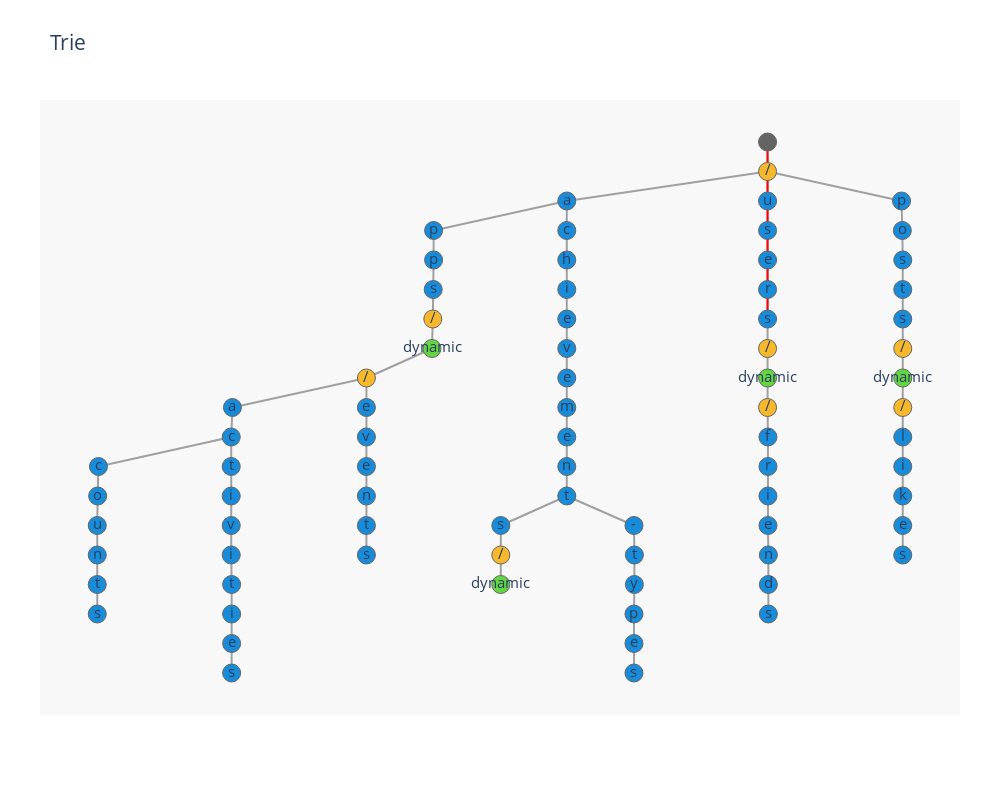

Notebook code for this chart:
### Code cell
search("/users")

### Figure 1 — Plotly figure (JSON) as saved in the notebook; plotly's stock layout.template omitted (floating-point values rounded to 4 significant figures; data arrays with more than 128 entries replaced by an {"elided": "..."} marker saying what was removed)
{"data": [{"hoverinfo": "none", "line": {"color": "rgb(160,160,160)", "width": 2}, "mode": "lines", "type": "scatter", "uid": "4ce018cf-6151-4a8d-828b-6a83e9024322", "x": {"elided": "231 float values"}, "y": {"elided": "231 int values"}}, {"hoverinfo": "none", "line": {"color": "red", "width": 2}, "mode": "lines", "type": "scatter", "uid": "d4f1e8f5-be1a-4426-ae58-a02d6b4b5e63", "x": [1822.0, 1822.0, null, 1822.0, 1822.0, null, 1822.0, 1822.0, null, 1822.0, 1822.0, null, 1822.0, 1822.0, null, 1822.0, 1822.0, null], "y": [1314, 1242, null, 1242, 1170, null, 1170, 1098, null, 1098, 1026, null, 1026, 954, null, 954, 882, null]}, {"hoverinfo": "none", "marker": {"color": "rgb(100,100,100)", "line": {"color": "rgb(100,100,100)", "width": 1}, "size": 18}, "mode": "markers+text", "name": "", "text": [null], "type": "scatter", "uid": "937375bc-6f13-4c55-b663-ec7d321ccc27", "x": [1822.0], "y": [1314]}, {"hoverinfo": "none", "marker": {"color": "rgb(101,214,67)", "line": {"color": "rgb(100,100,100)", "width": 1}, "size": 18}, "mode": "markers+text", "name": "", "text": ["dynamic", "dynamic", "dynamic", "dynamic"], "type": "scatter", "uid": "fd16591f-0e85-4048-b3bc-a7dd5975aebb", "x": [988.5, 1160.0, 1822.0, 2158.0], "y": [810, 234, 738, 738]}, {"hoverinfo": "none", "marker": {"color": "rgb(247,185,43)", "line": {"color": "rgb(100,100,100)", "width": 1}, "size": 18}, "mode": "markers+text", "name": "", "text": ["/", "/", "/", "/", "/", "/", "/", "/"], "type": "scatter", "uid": "2d37207c-0709-49e1-a9be-63f270212675", "x": [1822.0, 990.5, 825.5, 1160.0, 1822.0, 1822.0, 2158.0, 2158.0], "y": [1242, 882, 738, 306, 810, 666, 810, 666]}, {"hoverinfo": "none", "marker": {"color": "rgb(24,140,216)", "line": {"color": "rgb(100,100,100)", "width": 1}, "size": 18}, "mode": "markers+text", "name": "", "text": ["a", "u", "p", "p", "c", "s", "o", "p", "h", "s", "a", "e", "c", "v", "c", "t", "o", "i", "u", "n", "t", "s", "v", "i", "t", "i", "e", "s", "e", "n", "t", "s", "i", "e", "v", "e", "m", "e", "n", "t", "s", "-", "t", "y", "p", "e", "s", "e", "r", "s", "f", "r", "i", "e", "n", "d", "s", "s", "t", "s", "l", "i", "k", "e", "s"], "type": "scatter", "uid": "104aaea4-987f-426a-ae4f-e23eefc4f003", "x": [1324.0, 1822.0, 2156.0, 992.5, 1324.0, 1822.0, 2158.0, 992.5, 1324.0, 991.5, 492.5, 825.5, 489.5, 825.5, 159.5, 489.5, 157.5, 489.5, 156.5, 156.5, 156.5, 156.5, 489.5, 489.5, 490.5, 490.5, 490.5, 490.5, 825.5, 825.5, 825.5, 825.5, 1324.0, 1324.0, 1324.0, 1324.0, 1324.0, 1324.0, 1324.0, 1324.0, 1160.0, 1490.0, 1492.0, 1492.0, 1490.0, 1490.0, 1490.0, 1822.0, 1822.0, 1822.0, 1824.0, 1824.0, 1824.0, 1824.0, 1824.0, 1824.0, 1824.0, 2158.0, 2158.0, 2158.0, 2158.0, 2158.0, 2158.0, 2158.0, 2158.0], "y": [1170, 1170, 1170, 1098, 1098, 1098, 1098, 1026, 1026, 954, 666, 666, 594, 594, 522, 522, 450, 450, 378, 306, 234, 162, 378, 306, 234, 162, 90, 18, 522, 450, 378, 306, 954, 882, 810, 738, 666, 594, 522, 450, 378, 378, 306, 234, 162, 90, 18, 1026, 954, 882, 594, 522, 450, 378, 306, 234, 162, 1026, 954, 882, 594, 522, 450, 378, 306]}], "layout": {"font": {"size": 15}, "height": 800, "hovermode": "closest", "margin": {"b": 85, "l": 40, "r": 40, "t": 100}, "plot_bgcolor": "rgb(248,248,248)", "showlegend": false, "title": {"text": "Trie"}, "width": 1000, "xaxis": {"showgrid": false, "showline": false, "showticklabels": false, "zeroline": false}, "yaxis": {"showgrid": false, "showline": false, "showticklabels": false, "zeroline": false}}}
